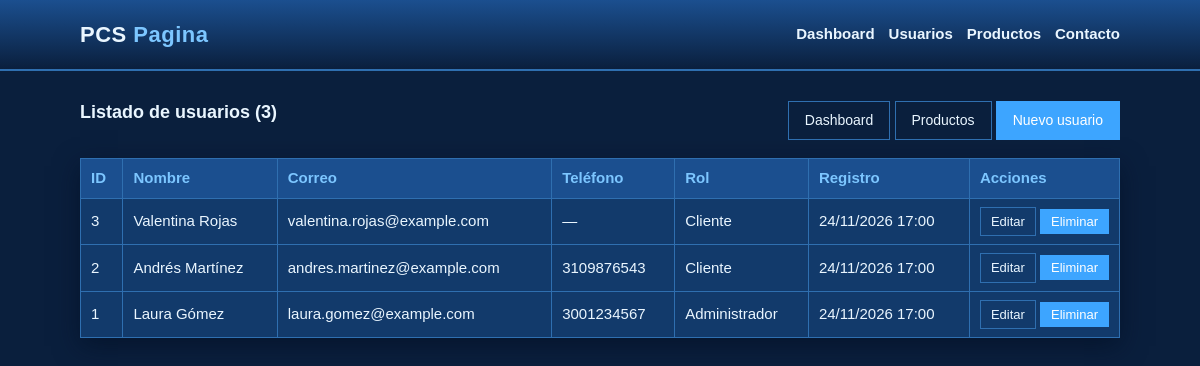
Screenshot of /crud_usuarios/index.php with the database file from the repository.
### tables this page shows
CREATE TABLE IF NOT EXISTS usuarios (
  id_usuario      INT NOT NULL AUTO_INCREMENT,
  nombre          VARCHAR(80)  NOT NULL,
  apellido        VARCHAR(80)  NOT NULL,
  correo          VARCHAR(120) NOT NULL,
  contrasena_hash VARCHAR(255) NOT NULL,
  telefono        VARCHAR(20)  DEFAULT NULL,
  rol             VARCHAR(20)  NOT NULL DEFAULT 'cliente',
  fecha_registro  DATETIME     NOT NULL DEFAULT CURRENT_TIMESTAMP,
  PRIMARY KEY (id_usuario),
  UNIQUE KEY uq_usuarios_correo (correo),
  CONSTRAINT chk_usuarios_rol CHECK (rol IN ('cliente', 'administrador'))
);

### crud_usuarios/index.php (the view, shortened to what this page needs)
<?php
require __DIR__ . '/includes/conexion.php';
$usuarios = $pdo->query(
    'SELECT id_usuario, nombre, apellido, correo, telefono, rol, fecha_registro
     FROM usuarios
     ORDER BY id_usuario DESC'
)->fetchAll();
require __DIR__ . '/includes/header.php';
?>
<div class="barra">
    <h2>Listado de usuarios (<?= count($usuarios) ?>)</h2>
    <div>
        <a class="btn btn-claro" href="DASHBOARD.php">Dashboard</a>
        <a class="btn btn-claro" href="productos.php">Productos</a>
        <a class="btn" href="crear.php">Nuevo usuario</a>
    </div>
</div>
<?php if (empty($usuarios)): ?>
    <div class="vacio">No hay usuarios registrados.</div>
<?php else: ?>
    <table>
        <thead>
            <tr>
                <th>ID</th>
                <th>Nombre</th>
                <th>Correo</th>
                <th>Teléfono</th>
                <th>Rol</th>
                <th>Registro</th>
                <th>Acciones</th>
            </tr>
        </thead>
        <tbody>
        <?php foreach ($usuarios as $u): ?>
            <tr>
                <td><?= (int) $u['id_usuario'] ?></td>
                <td><?= htmlspecialchars($u['nombre'] . ' ' . $u['apellido']) ?></td>
                <td><?= htmlspecialchars($u['correo']) ?></td>
                <td><?= htmlspecialchars($u['telefono'] ?? '—') ?></td>
                <td><?= htmlspecialchars(ucfirst($u['rol'])) ?></td>
                <td><?= htmlspecialchars(date('d/m/Y H:i', strtotime($u['fecha_registro']))) ?></td>
                <td class="acciones">
                    <a class="btn btn-claro btn-sm" href="editar.php?id=<?= (int) $u['id_usuario'] ?>">Editar</a>
                    <form method="post" action="eliminar.php"
                          onsubmit="return confirm('¿Eliminar este usuario?');">
                        <button type="submit" class="btn btn-sm">Eliminar</button>
                    </form>
                </td>
            </tr>
        <?php endforeach; ?>
        </tbody>
    </table>
<?php endif; ?>
<?php require __DIR__ . '/includes/footer.php'; ?>

### crud_usuarios/css/style.css (style rules this page uses)
:root { --bg: #0a1f3d; --panel: #123a6b; --panel-2: #1b4f8f; --texto: #eaf6ff; --texto-suave: #a9c9ea; --borde: #2f6fb0; --acento: #3da5ff; --acento-hover: #7cc6ff; --peligro: #ff6b7a; --ok: #35d0a5; --sombra: 0 8px 24px rgba(0, 12, 32, 0.55); }
* { box-sizing: border-box; }
body { margin: 0; background: var(--bg); color: var(--texto); font-family: Arial, Helvetica, sans-serif; font-size: 15px; line-height: 1.5; min-height: 100vh; }
h2 { font-size: 18px; margin: 0 0 16px; }
.barra { display: flex; justify-content: space-between; align-items: center; margin-bottom: 16px; gap: 12px; }
.btn { display: inline-block; padding: 8px 16px; border: 1px solid var(--acento); background: var(--acento); color: #ffffff; text-decoration: none; font-size: 14px; cursor: pointer; }
.btn-claro { background: transparent; color: var(--texto); border-color: var(--borde); }
.btn-sm { padding: 4px 10px; font-size: 13px; }
table { width: 100%; border-collapse: collapse; background: var(--panel); box-shadow: var(--sombra); }
th, td { border: 1px solid var(--borde); padding: 8px 10px; text-align: left; }
th { background: var(--panel-2); color: var(--acento-hover); font-weight: 600; }
td.acciones { white-space: nowrap; width: 1%; }
td.acciones form { display: inline; }

### rows the page displays
usuarios: id_usuario "3", nombre+apellido "Valentina Rojas", correo "valentina.rojas@example.com", telefono "—", rol "Cliente", fecha_registro "24/11/2026 17:00"
usuarios: id_usuario "2", nombre+apellido "Andrés Martínez", correo "andres.martinez@example.com", telefono "3109876543", rol "Cliente", fecha_registro "24/11/2026 17:00"
usuarios: id_usuario "1", nombre+apellido "Laura Gómez", correo "laura.gomez@example.com", telefono "3001234567", rol "Administrador", fecha_registro "24/11/2026 17:00"

### other values shown
count($usuarios) "3"
